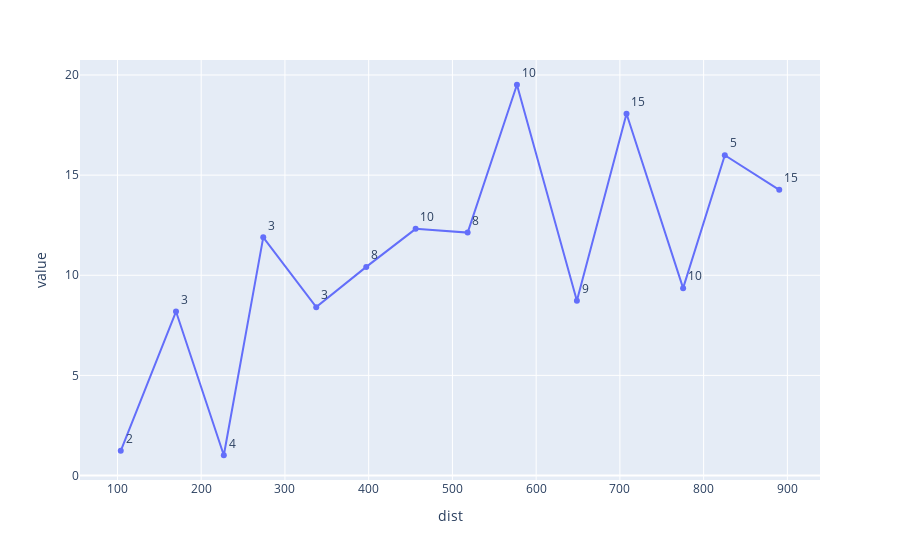

The notebook cell this image was saved under:
### Code cell
fig = px.line(result_df, x='dist', y="value", text="count")
fig.update_traces(textposition="top right")
fig.show()

### Figure 1 — Plotly figure (JSON) as saved in the notebook; plotly's stock layout.template omitted (floating-point values rounded to 4 significant figures)
{"data": [{"hovertemplate": "dist=%{x}<br>value=%{y}<br>count=%{text}<extra></extra>", "legendgroup": "", "line": {"color": "#636efa", "dash": "solid"}, "mode": "lines+markers+text", "name": "", "orientation": "v", "showlegend": false, "text": [0, 2, 3, 4, 3, 3, 8, 10, 8, 10, 9, 15, 10, 5, 15], "textposition": "top right", "type": "scatter", "x": [null, 103.9, 169.9, 227.0, 274.1, 337.4, 397.1, 456.1, 518.2, 577.1, 648.6, 707.9, 775.5, 825.3, 890.3], "xaxis": "x", "y": [null, 1.232, 8.188, 1.013, 11.89, 8.408, 10.42, 12.32, 12.13, 19.51, 8.732, 18.07, 9.357, 15.99, 14.27], "yaxis": "y"}], "layout": {"legend": {"tracegroupgap": 0}, "margin": {"t": 60}, "xaxis": {"anchor": "y", "domain": [0, 1], "title": {"text": "dist"}}, "yaxis": {"anchor": "x", "domain": [0, 1], "title": {"text": "value"}}}}
